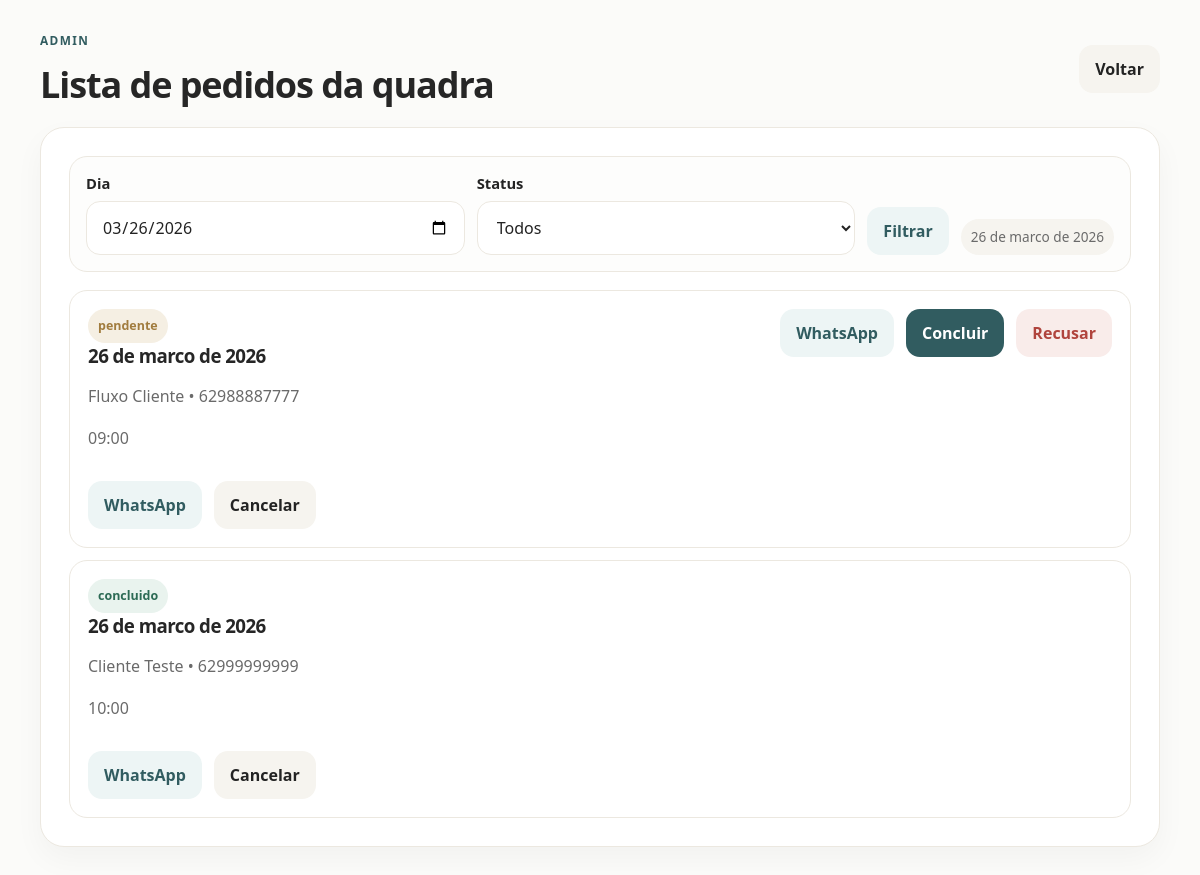
Page /reservas (signed in) on the committed database.
### tables this page shows
CREATE TABLE reservas (
            id INTEGER PRIMARY KEY AUTOINCREMENT,
            nome TEXT,
            telefone TEXT,
            quadra TEXT,
            data_reserva TEXT,
            horario TEXT,
            usuario_id INTEGER
        , quadra_id INTEGER, status TEXT NOT NULL DEFAULT 'confirmada', observacao_admin TEXT);

### app.py (the view)
@app.route("/reservas")
@login_required
def reservas():
    filter_date = normalize_date(request.args.get("data", date.today().isoformat()))
    status_filter = request.args.get("status", "todos")
    valid_status = {"pendente", "confirmada", "recusada", "todos"}
    if status_filter not in valid_status:
        status_filter = "todos"
    conn = get_conn()
    c = conn.cursor()
    if session.get("usuario_tipo") == "admin":
        query = "SELECT * FROM reservas WHERE data_reserva = ?"
        params = [filter_date]
        if status_filter != "todos":
            query += " AND status = ?"
            params.append(status_filter)
        query += " ORDER BY horario"
        c.execute(query, params)
    else:
        c.execute(
            "SELECT * FROM reservas WHERE usuario_id = ? ORDER BY data_reserva, horario",
            (session["usuario_id"],),
        )
    dados = serialize_reservas(c.fetchall())
    conn.close()
    return render_template(
        "reservas.html",
        reservas=dados,
        filtro_data=filter_date,
        filtro_status=status_filter,
        filtro_data_formatada=format_date_pt(filter_date),
    )

### app.py (called while the page is built)
def get_conn():
    conn = sqlite3.connect("banco.db")
    conn.row_factory = sqlite3.Row
    return conn

def format_date_pt(value):
    try:
        parsed = datetime.strptime(value, "%Y-%m-%d").date()
    except (TypeError, ValueError):
        return value
    return f"{parsed.day:02d} de {MESES_PT[parsed.month - 1]} de {parsed.year}"

def normalize_date(value):
    try:
        selected = datetime.strptime(value, "%Y-%m-%d").date()
    except (TypeError, ValueError):
        return date.today().isoformat()
    if selected < date.today():
        return date.today().isoformat()
    return selected.isoformat()

def login_required(view):
    @wraps(view)
    def wrapped_view(*args, **kwargs):
        if not session.get("usuario_id"):
            query = urlencode({"next": request.full_path.rstrip("?")})
            return redirect(f"{url_for('acesso')}?{query}")
        return view(*args, **kwargs)
    return wrapped_view

def serialize_reservas(rows):
    items = []
    for row in rows:
        item = dict(row)
        item["data_formatada"] = format_date_pt(row["data_reserva"])
        item["status_label"] = STATUS_LABELS.get(row["status"], row["status"])
        item["whatsapp_link"] = (
            f"https://wa.me/55{row['telefone']}?text="
            f"Sua%20reserva%20na%20{QUADRA['nome'].replace(' ', '%20')}%20"
            f"para%20{format_date_pt(row['data_reserva']).replace(' ', '%20')}%20"
            f"as%20{row['horario']}%20esta%20como%20{STATUS_LABELS.get(row['status'], row['status']).replace(' ', '%20')}"
        )
        items.append(item)
    return items

@app.context_processor
def inject_user():
    return {"usuario_logado": session.get("usuario_nome"), "usuario_tipo": session.get("usuario_tipo")}

### templates/reservas.html (shortened to what this page needs)
{% extends "base.html" %}
{% block content %}
<main class="app-shell">
  <section class="topbar">
    <div>
      <span class="eyebrow">{{ 'Admin' if usuario_tipo == 'admin' else 'Cliente' }}</span>
      <h1>{{ 'Lista de pedidos da quadra' if usuario_tipo == 'admin' else 'Seus pedidos' }}</h1>
    </div>
    <div class="topbar-actions">
      <a class="ghost-btn" href="{{ url_for('dashboard') }}">Voltar</a>
    </div>
  </section>
  <section class="content-card">
    {% if usuario_tipo == 'admin' %}
      <form class="filter-row" method="GET">
        <div>
          <label>Dia</label>
          <input type="date" name="data" value="{{ filtro_data }}">
        </div>
        <div>
          <label>Status</label>
          <select name="status">
            <option value="todos" {% if filtro_status == 'todos' %}selected{% endif %}>Todos</option>
          </select>
        </div>
        <button class="secondary-btn inline-btn" type="submit">Filtrar</button>
        <span class="muted-tag">{{ filtro_data_formatada }}</span>
      </form>
    {% endif %}
    {% if reservas %}
      <div class="reservation-list">
        {% for r in reservas %}
          <article class="reservation-card full">
            <div class="reservation-main">
              <div>
                <span class="pill {{ r.status }}">{{ r.status_label }}</span>
                <h3>{{ r.data_formatada }}</h3>
                <p>{{ r.nome }} • {{ r.telefone }}</p>
                <p>{{ r.horario }}</p>
              </div>
              {% if usuario_tipo == 'admin' and r.status == 'pendente' %}
                <div class="admin-actions">
                  <a class="secondary-btn inline-btn" target="_blank" href="{{ r.whatsapp_link }}">WhatsApp</a>
                  <form action="{{ url_for('atualizar_status', reserva_id=r.id) }}" method="POST">
                    <button class="primary-btn inline-btn" type="submit">Concluir</button>
                  </form>
                  <form action="{{ url_for('atualizar_status', reserva_id=r.id) }}" method="POST">
                    <button class="danger-btn inline-btn" type="submit">Recusar</button>
                  </form>
                </div>
              {% endif %}
            </div>
            <div class="reservation-actions">
              <a class="secondary-btn inline-btn" target="_blank" href="{{ r.whatsapp_link }}">WhatsApp</a>
              <form action="{{ url_for('cancelar', reserva_id=r.id) }}" method="POST">
                <button class="ghost-btn inline-btn" type="submit">Cancelar</button>
              </form>
            </div>
          </article>
        {% endfor %}
      </div>
    {% else %}
      <div class="empty-state">
        <h3>Nenhum pedido encontrado</h3>
        <p>Quando houver reserva, ela aparece aqui.</p>
      </div>
    {% endif %}
  </section>
</main>
{% endblock %}

### templates/base.html (shortened to what this page needs)
<!DOCTYPE html>
<html lang="pt-BR">
<head>
  <link rel="stylesheet" href="{{ url_for('static', filename='style.css') }}">
</head>
<body class="{% block body_class %}{% endblock %}">
  {% block content %}{% endblock %}
</body>
</html>

### static/style.css (style rules this page uses)
:root { --bg: #fbfbf9; --card: #ffffff; --card-soft: #ffffff; --text: #232323; --muted: #6a6a6a; --line: #ece8e0; --primary: #315c60; --primary-soft: #edf5f5; --danger: #b0443d; --danger-soft: #f9ecea; --warning: #a17c3e; --warning-soft: #f5efe3; --success: #2c6a54; --success-soft: #e9f3ee; --shadow: 0 12px 30px rgba(33, 28, 20, 0.04); --radius-lg: 24px; --radius-md: 18px; --radius-sm: 12px; --font-main: "Trebuchet MS", "Segoe UI", sans-serif; }
* { box-sizing: border-box; }
body { margin: 0; background: var(--bg); color: var(--text); font-family: var(--font-main); }
a { color: inherit; text-decoration: none; }
button, input, select { font: inherit; }
button { border: 0; cursor: pointer; }
input, select { width: 100%; padding: 14px 15px; border-radius: 14px; border: 1px solid var(--line); background: #fff; color: var(--text); }
label { display: block; margin-bottom: 8px; font-size: 0.92rem; font-weight: 700; }
.site-shell, .app-shell { width: min(1120px, calc(100% - 28px)); margin: 0 auto; padding: 28px 0 40px; }
.landing-hero, .content-card, .auth-panel, .quadra-card, .stat-card { background: var(--card); border: 1px solid var(--line); border-radius: var(--radius-lg); box-shadow: var(--shadow); }
.landing-hero, .content-card, .auth-panel { padding: 28px; }
.eyebrow { display: inline-block; color: var(--primary); text-transform: uppercase; letter-spacing: 0.12em; font-size: 0.74rem; font-weight: 800; }
h1, h2, h3, h4 { margin: 0; color: #262626; letter-spacing: -0.03em; }
h1 { font-size: clamp(1.8rem, 3vw, 2.5rem); margin-top: 10px; }
p, span, small, li { color: var(--muted); line-height: 1.6; }
.hero-actions, .topbar-actions, .reservation-actions, .admin-actions, .submit-row, .hero-copy { display: flex; gap: 12px; flex-wrap: wrap; }
.inline-btn { width: auto !important; margin-top: 0 !important; }
.primary-btn, .secondary-btn, .ghost-btn, .danger-btn, .tab-btn { display: inline-flex; align-items: center; justify-content: center; padding: 13px 16px; border-radius: 14px; font-weight: 800; }
.primary-btn { background: var(--primary); color: #fff; }
.secondary-btn { background: var(--primary-soft); color: var(--primary); }
.ghost-btn { background: #f6f4ef; color: var(--text); }
.danger-btn { background: var(--danger-soft); color: var(--danger); }
.muted-tag { display: inline-flex; align-items: center; padding: 7px 10px; border-radius: 999px; background: #f6f4ef; color: var(--muted); font-size: 0.85rem; }
.topbar { display: flex; justify-content: space-between; align-items: center; gap: 16px; margin-bottom: 18px; }
.reservation-list { display: grid; gap: 12px; }
.reservation-card { padding: 18px; border-radius: var(--radius-md); border: 1px solid var(--line); background: var(--card-soft); }
.reservation-card.full { display: grid; gap: 14px; }
.reservation-main { display: flex; justify-content: space-between; gap: 16px; align-items: start; }
.pill { display: inline-flex; padding: 7px 10px; border-radius: 999px; background: #eee8de; color: #725d3f; font-size: 0.78rem; font-weight: 800; }
.pill.pendente { background: var(--warning-soft); color: var(--warning); }
.pill.confirmada { background: var(--success-soft); color: var(--success); }
.filter-row { display: flex; gap: 12px; flex-wrap: wrap; align-items: end; margin-bottom: 18px; padding: 16px; border: 1px solid var(--line); border-radius: var(--radius-md); background: #fdfdfc; }
.filter-row > div { min-width: 180px; flex: 1; }
form { margin: 0; }

### rows in the picture
reservas: status_label "pendente", data_formatada "26 de marco de 2026", nome "Fluxo Cliente", telefone "62988887777", horario "09:00"
reservas: status_label "concluido", data_formatada "26 de marco de 2026", nome "Cliente Teste", telefone "62999999999", horario "10:00"

### other values in the picture
{{ 'Admin' if usuario_tipo == 'admin' else 'Cliente' }} "ADMIN"
{{ filtro_data_formatada }} "26 de marco de 2026"
